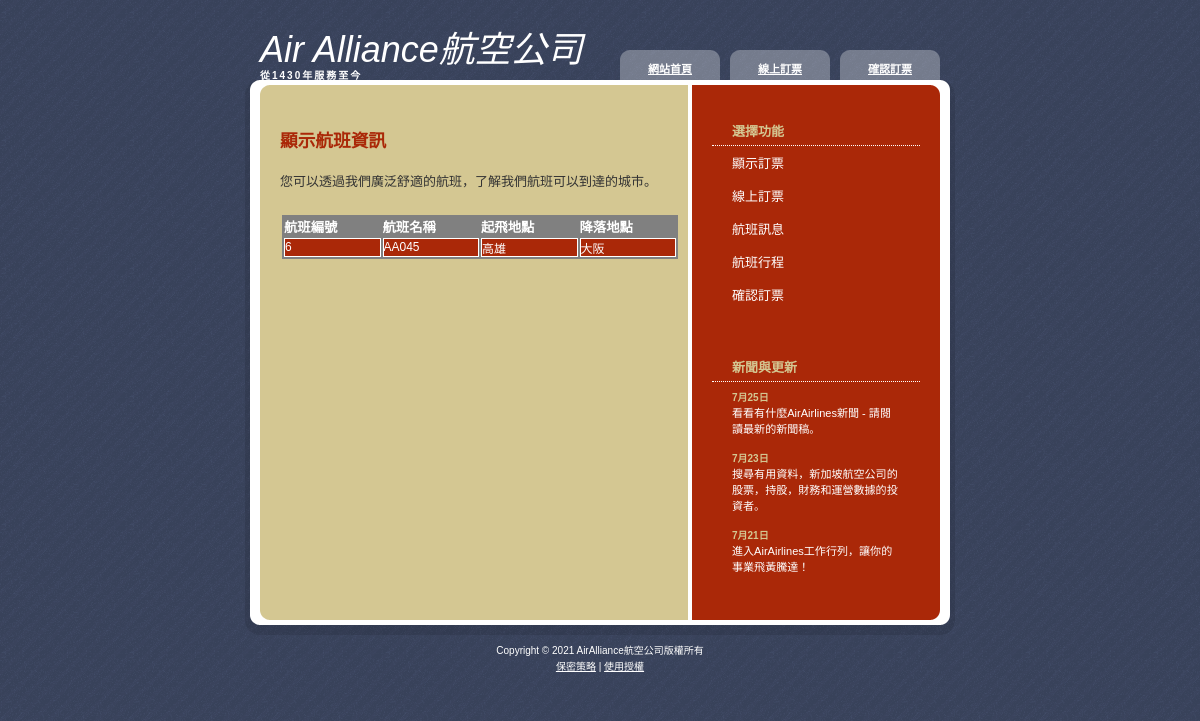
/flightinfo.php?FID=6, run on the app's committed database.
### tables this page shows
CREATE TABLE `flights` (
  `FID` int(11) NOT NULL,
  `FName` varchar(10) NOT NULL,
  `SourceSID` int(11) NOT NULL,
  `DestSID` int(11) NOT NULL
);

CREATE TABLE `sectors` (
  `SID` int(11) NOT NULL,
  `Sector` varchar(10) NOT NULL
);

### itinerarymanager.php (called while the page is built, shortened)
<?php
include("classes/flight.php");
function initDB(){
    if ( ! isset($_SESSION['databaseURL']) ){
       $query = "SELECT * FROM Sectors";
    }
    $databaseURL = $_SESSION['databaseURL'];
    $databaseUName = $_SESSION['databaseUName'];
    $databasePWord = $_SESSION['databasePWord'];
    $databaseName = $_SESSION['databaseName'];
    $connection = mysqli_connect($databaseURL,$databaseUName,
                                $databasePWord,$databaseName)
                  or die ("錯誤: 連接伺服器或資料庫錯誤!");
    mysqli_query($connection,'SET CHARACTER SET utf8');
    mysqli_query($connection,"SET collation_connection = 'utf8_general_ci'");
    return $connection;
}
function getFlightInfo($FID){
    $connection = initDB();
    if( $FID == 0 ){
       $query = "SELECT * FROM Flights";
    }
    else{
       $query = "SELECT * FROM Flights WHERE FID='".$FID."'";
    }
    $result = mysqli_query($connection,$query);
    $flightID = 0;
    while($row = mysqli_fetch_array($result,MYSQLI_ASSOC)){
       $FID = $row['FID'];
       $FName = $row['FName'];
       $SourceSID = $row['SourceSID'];
       $DestSID = $row['DestSID'];
       $query2 = "SELECT * FROM Sectors WHERE SID='".$SourceSID."'";
       $result2 = mysqli_query($connection,$query2);
       $row2 = mysqli_fetch_array($result2,MYSQLI_ASSOC);
       $source = $row2['Sector'];
       $query3 = "SELECT * FROM Sectors WHERE SID='".$DestSID."'";
       $result3 = mysqli_query($connection,$query3);
       $row3 = mysqli_fetch_array($result3,MYSQLI_ASSOC);
       $dest= $row3['Sector'];
       $flight = new Flight();
       $flight->set_FID($FID);
       $flight->set_FName($FName);
       $flight->set_source($source);
       $flight->set_dest($dest);
       $flightData[$flightID] = $flight;
       $flightID = $flightID +1;
    }
    return $flightData;
}
?>

### classes/flight.php (called while the page is built)
<?php
class Flight{
    private $FID;
    private $fName;
    private $source;
    private $dest;
    function set_FID($FID){
            $this->FID = $FID;
        }
    function set_FName($fName){
            $this->fName = $fName;
        }
    function set_source($source){
            $this->source = $source;
        }
    function set_dest($dest){
            $this->dest = $dest;
        }
    function get_FID(){
            return $this->FID;
        }
    function get_FName(){
            return $this->fName;
        }
    function get_source(){
            return $this->source;
        }
    function get_dest(){
            return $this->dest;
        }
}
?>

### flightinfo.php (the view, shortened to what this page needs)
<!DOCTYPE html>
<html>
    <head>
        <link href="css/default.css" rel="stylesheet" type="text/css" />
    </head>
    <?php
        include("itinerarymanager.php");
        $FID = 0;
        if(isset($_REQUEST["FID"])){
            $FID = $_REQUEST["FID"];
        }
    ?>
    <body>
        <div id="wrapper">
        <?php include 'include/header.php'; ?>
            <div id="page">
                <div id="content">
                    <div id="welcome">
                        <h1>顯示航班資訊</h1>
                        <p>
                            您可以透過我們廣泛舒適的航班，了解我們航班可以到達的城市。
                        </p>
                        <table class="aatable">
                            <tr>
                                <th>航班編號</th>
                                <th>航班名稱</th>
                                <th>起飛地點</th>
                                <th>降落地點</th>
                            </tr>
                            <?php
                            $flightData = getFlightInfo($FID);
                            for($index=0;$index < count($flightData);$index++){
                                $flight = $flightData[$index];
                                echo "<tr>";
                                echo "<td>".$flight->get_FID()."</td>";
                                echo "<td>".$flight->get_FName()."</td>";
                                echo "<td>".$flight->get_source()."</td>";
                                echo "<td>".$flight->get_dest()."</td>";
                                echo "</tr>";
                            }
                            ?>
                        </table>
                    </div>
                </div>
                <div id="sidebar">
                    <ul>
                        <?php include 'include/nav.php'; ?>
                            <?php include 'include/updates.php'; ?>
                    </ul>
                </div>
                <div style="clear: both; height: 1px"></div>
            </div>
                <?php include 'include/footer.php'; ?>
        </div>
    </body>
</html>

### css/default.css (style rules this page uses)
* { margin: 0; padding: 0; }
body { background: #D4C792 url(images/img01.gif); font-family: Arial, Helvetica, sans-serif; font-size: 13px; color: #333333; }
h1, h2, h3 { color: #AA2808; }
p, blockquote, ul, ol { margin-bottom: 20px; line-height: 1.6em; }
#page { width: 710px; margin: 0 auto; background: #D4C792 url(images/img04.gif) repeat-y; }
#content { float: left; width: 388px; padding: 30px 0 0 35px; }
#content h1, #content h2, #content h3 { margin-bottom: 20px; }
#content h1 { font-size: 136%; }
#sidebar { float: right; width: 208px; padding: 0 35px 0 0; }
#sidebar ul { margin: 0; padding: 0; list-style: none; line-height: normal; }
TABLE.aatable { font-family:arial; font-size:10pt; background-color:#808080; width:400px; border-style:solid; border-color:#D4C792; border-width:2px; }
TH { font-size:10pt; color:white; text-align:left; }
TD { font-size:9pt; background-color:#AA2808; color:white; border-style:solid; border-width:1px; text-align:left; }

### data on the page
flights: FID "6", FName "AA045"
sectors: Sector "高雄"
sectors: Sector "大阪"
